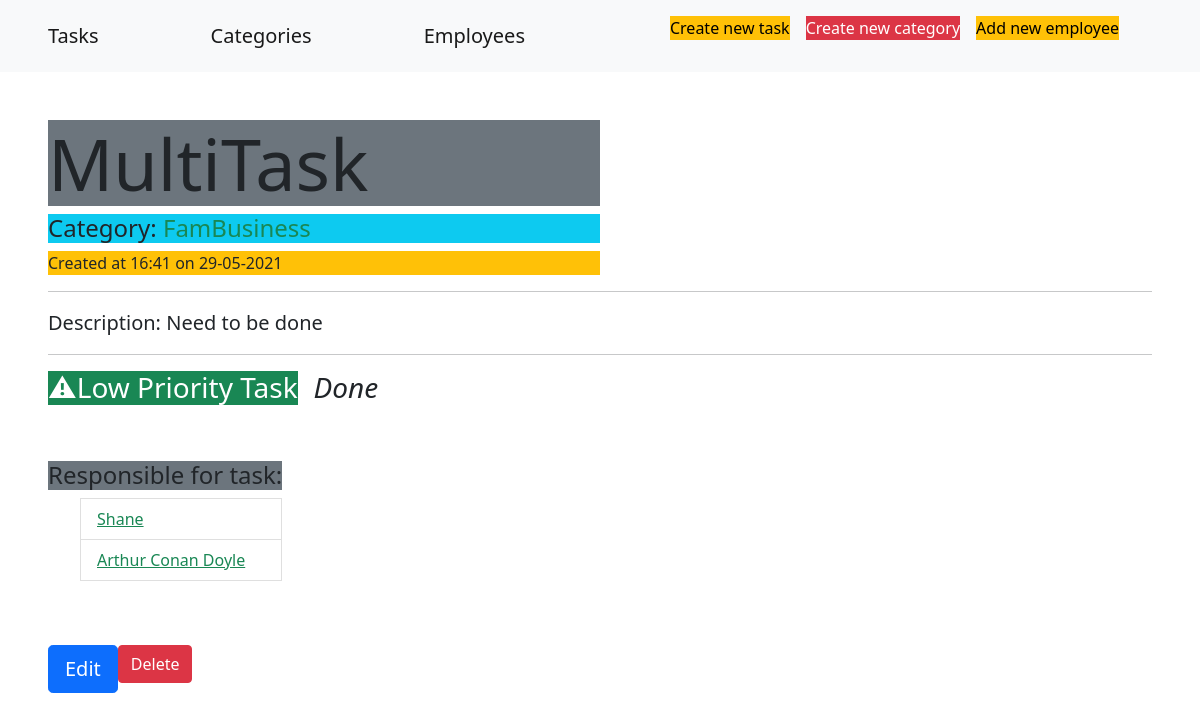
/task/25, run on the app's committed database.
### app/models.py (models this page shows, shortened)
class Task(db.Model):
    id = db.Column(db.Integer, primary_key=True)
    title = db.Column(db.VARCHAR(255), nullable=False)
    description = db.Column(db.VARCHAR(255), nullable=False)
    created = db.Column(db.TIMESTAMP())
    priority = db.Column(db.Enum(Priority), default=Priority.LOW)
    is_done = db.Column(db.Boolean(), default=False)
    category_id = db.Column(db.Integer, db.ForeignKey('category.id'))
    @classmethod
    def findById(cls, taskId: int):
        try:
            return cls.query.get(taskId)
        except Exception as e:
            print(e)
            return None

class Category(db.Model):
    id = db.Column(db.Integer, primary_key=True)
    name = db.Column(db.String(255), nullable=False)
    category = db.relationship('Task', backref='category_backref', lazy=True)

class Employee(db.Model):
    id = db.Column(db.Integer, primary_key=True)
    name = db.Column(db.String(255), nullable=False)
    count_of_completed_tasks = db.Column(db.Integer)
    task_empl = db.relationship('Task', secondary=db.Table('task_empl',
                                                           db.Column('employee_id', db.Integer,
                                                                     db.ForeignKey('employee.id')),
                                                           db.Column('task_id', db.Integer, db.ForeignKey('task.id'))
                                                           ), backref=db.backref('employee_backref'))

### app/views.py (the view)
@app.route('/task/<taskId>', methods=['GET'])
def task_find_by_id(taskId: int):
    task = Task.findById(taskId)
    if task is None:
        flash('Task not found', category='error')
        return redirect(url_for('task_find_all'))
    return render_template('task/show.html', title=task.title, task=task, form=FlaskForm())

### app/templates/task/show.html (shortened to what this page needs)
{% extends "parent.html" %}
{% block content %}
<div class="mx-5 pt-5">
    <div class="w-50">
        <h1 class="bg-secondary display-2">{{task.title}}</h1>
        <h4 class="bg-info ">Category: <a class="text-decoration-none text-success" href="{{ url_for('category_find_by_id', categoryId=task.category_backref.id) }}">{{task.category_backref.name}}</a></h4>
        <p class="bg-warning">Created at {{task.created.strftime("%H:%M on %d-%m-%Y")}}</p>
    </div>
    <hr>
    <blockquote class="blockquote">
        <p class="mb-0">Description: {{task.description}}</p>
    </blockquote>
    <hr>
    {% set priority_color = 'danger' if task.priority.name == 'HIGH' else 'warning' if task.priority.name == 'MEDIUM'
    else 'success' %}
    {% set class = 'icon-check' if task.is_done else 'icon-check-empty' %}
    <div class="d-inline-flex">
        <p class="h3 btn-{{priority_color}} d-inline-flex"><span
                class="">&#x26A0</span>{{task.priority.name[0]}}{{task.priority.name[1:]|lower}} Priority Task
        </p>
        <div class="px-3">
            <i class="h3 {{class}}"> Done</i>
        </div>
    </div>
    <br><br><br>
    <div class="d-inline-flex flex-column">
        <p class="h4 bg-secondary">Responsible for task: </p>
        {% if task.employee_backref|length > 0 %}
        <ul>
            {% for employee in task.employee_backref %}
            <li class="list-group-item"><a class="text-success" href="{{ url_for('employee_find_by_id', employeeId=employee.id) }}">{{employee.name}}</a></li>
            {% endfor %}
        </ul>
        {% else %}
        <p class="h4 text-danger">No assignee</p>
        {% endif %}
    </div>
    <br><br><br>
    <div class="d-flex flex-row align-items-start">
        <a class="btn btn-lg btn-primary mr-5" href="{{ url_for('task_update', taskId=task.id) }}">Edit</a>
        <form class="pl-2" method="POST">
            <button formaction="{{ url_for('task_delete', taskId=task.id)}}" class="btn b<tn-lg btn-danger"
                    type="submit">Delete
            </button>
        </form>
    </div>
</div>
{% endblock  %}

### data on the page
Task: title "MultiTask", created "16:41 on 29-05-2021", description "Need to be done", priority "L", priority "ow"
Category: category_backref.name "FamBusiness"
Employee: name "Shane"
Employee: name "Arthur Conan Doyle"
